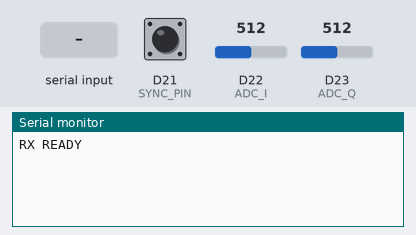
A sketch run on a simulated Arduino Zero (SAMD21). Parts: the last lines printed to the serial monitor. Inputs (shaded band) come from the test bench; at power-on: D21 (SYNC_PIN) LOW, D22 (ADC_I) = 512, D23 (ADC_Q) = 512 (analog values on the 0–1023 scale).

Above: at 1.2 s.
1.3 s: "s" received over Serial
At 2.3 s:
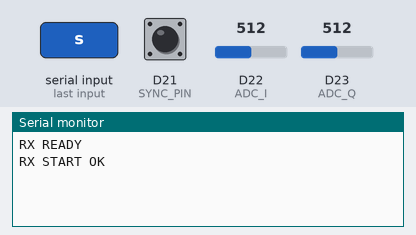
2.8 s: D21 (SYNC_PIN) pulsed HIGH 2 times (0.12 s each, 0.3 s apart)
At 4.5 s:
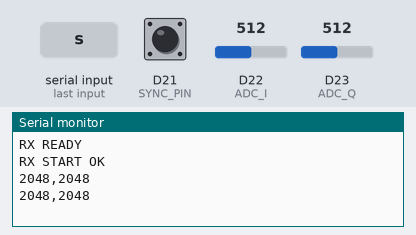

Measured:
- after the input at 1.3 s, the serial monitor: prints a new line at once (image 1)
- after the input at 2.8 s, the serial monitor: prints a new line after 0.12 s (image 2)

The sketch:

rx_cross.ino
```cpp
#include <Arduino.h>

#define ADC_I A8
#define ADC_Q A9
#define SYNC_PIN A7

const int N_POINTS = 2000;

bool started = false;
int pointCount = 0;

void setup() {
  Serial.begin(230400);
  while (!Serial) {}

  analogReadResolution(12);
  pinMode(SYNC_PIN, INPUT);

  Serial.println("RX READY");
}

void loop() {
  if (!started) {
    if (Serial.available()) {
      char c = Serial.read();
      if (c == 's') {
        started = true;
        pointCount = 0;
        Serial.println("RX START OK");
      }
    }
    return;
  }

  if (pointCount >= N_POINTS) {
    Serial.println("RX DONE");
    while (true) {
      delay(1000);
    }
  }

  while (digitalRead(SYNC_PIN) == LOW) {}

  uint16_t I = analogRead(ADC_I);
  uint16_t Q = analogRead(ADC_Q);

  while (digitalRead(SYNC_PIN) == HIGH) {}

  Serial.print(I);
  Serial.print(",");
  Serial.println(Q);

  pointCount++;
}
```
